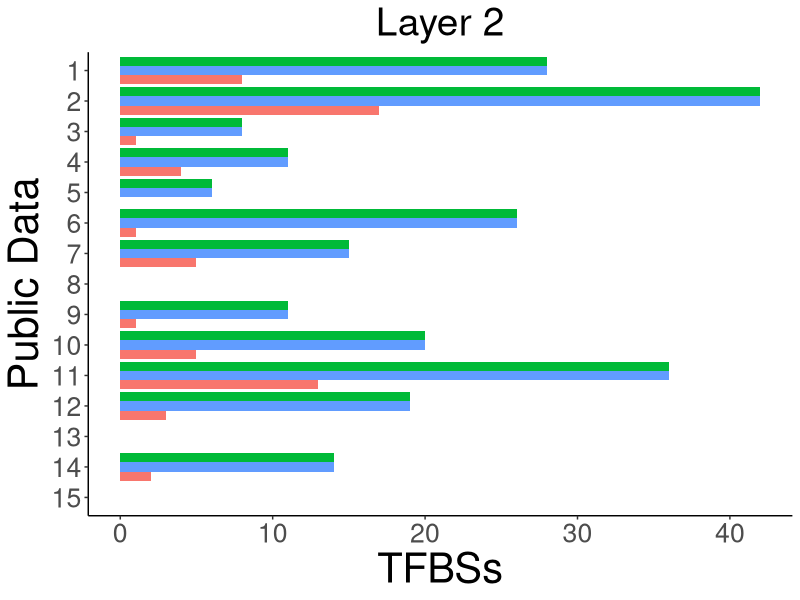

Here is the R script that generated this plot:
library(ggplot2)
library(ggsci)

#levels(x$sample)

x <- data.frame(
    data   = c("1", "2", "3", "4", "5", "6", "7", "8", "9", "10", "11", "12", "13", "14", "15", "1", "2", "3", "4", "5", "6", "7", "8", "9", "10", "11", "12", "13", "14", "15", "1", "2", "3", "4", "5", "6", "7", "8", "9", "10", "11", "12", "13", "14", "15"),
    sample = c("Promoter","Promoter","Promoter","Promoter","Promoter","Promoter","Promoter","Promoter","Promoter","Promoter","Promoter","Promoter","Promoter","Promoter","Promoter","Enhancer","Enhancer","Enhancer","Enhancer","Enhancer","Enhancer","Enhancer","Enhancer","Enhancer","Enhancer","Enhancer","Enhancer","Enhancer","Enhancer","Enhancer","Promoter.Enhancer","Promoter.Enhancer","Promoter.Enhancer","Promoter.Enhancer","Promoter.Enhancer","Promoter.Enhancer","Promoter.Enhancer","Promoter.Enhancer","Promoter.Enhancer","Promoter.Enhancer","Promoter.Enhancer","Promoter.Enhancer","Promoter.Enhancer","Promoter.Enhancer","Promoter.Enhancer" ),
    number = c(8,17,1,4,0,1,5,0,1,5,13,3,0,2,0,28,42,8,11,6,26,15,0,11,20,36,19,0,14,0,28,42,8,11,6,26,15,0,11,20,36,19,0,14,0)
    )
    x$sample <- factor(x$sample, levels = unique(x$sample))

g <- ggplot(x, aes(x = data, y = number, fill = sample)) +
    geom_bar(stat = "identity", position = "dodge") +
    scale_x_discrete(limit=c('15','14','13','12','11','10','9','8','7','6','5','4','3','2','1')) +
    coord_flip() +
    labs(title = "Layer 2", x = "Public Data", y = "TFBSs", fill = "") +
    guides(fill = guide_legend(reverse = TRUE)) +
    scale_fill_manual(labels = c("Promoter", "Enhancer","Promoter/Enhancer"), values = c("#F8766D","#619CFF", "#00BA38")) +
    theme_classic() +
    theme(legend.position = "none")

g2 <- g +
      theme(plot.title = element_text(size = 28, hjust = 0.5), axis.title=element_text(size= 30), text = element_text(size = 24))
plot(g2)
